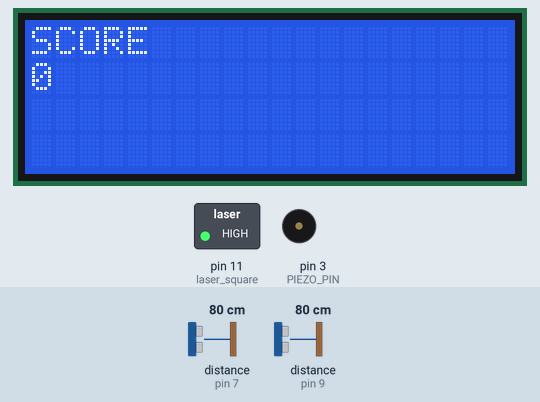
This sketch was run on a simulated Arduino Uno, built with avr-gcc and run on an emulated ATmega328P. Shown: 20×4 character LCD, switched loads named in the sketch (green lamp = pin HIGH), buzzer (waves = sounding, pin HIGH). Wiring (inferred from the names in the program): 2 × ultrasonic range finder: trigger pin 8, echo pin 7 / trigger pin 10, echo pin 9. Inputs (shaded band) come from the test bench; at power-on: distance to the obstacle (sensors on pin 7, pin 9) 80 cm. The echo pulse lasts 58.3 µs per cm; pins used as bus, display or sensor lines are not drawn.

Above: at 12.2 s.
12.3 s: distance to the obstacle (sensor on pin 7) set to 120 cm
At 22.6 s:
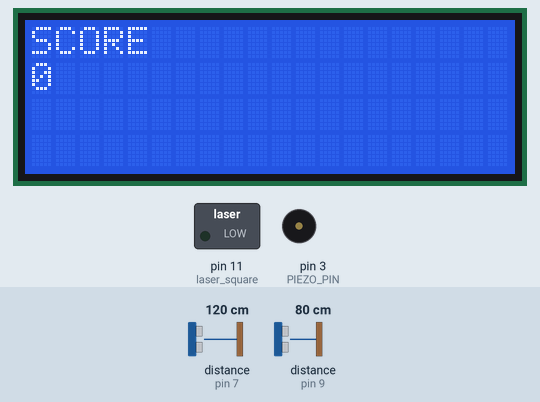
26.0 s: distance to the obstacle (sensor on pin 7) set to 86 cm
27.5 s: distance to the obstacle (sensor on pin 7) set to 79 cm
At 28.3 s:
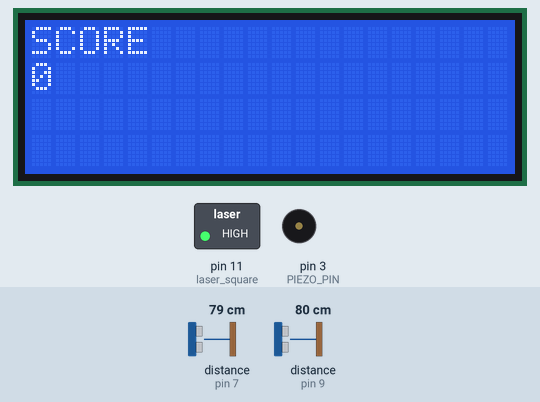
Timing chart, 0 to 39.8 s (numbered marks = the images above; inputs shaded):
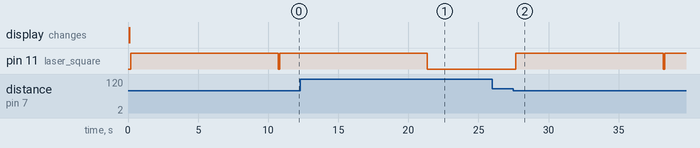

Measured:
- the behaviour switches between 83 and 82 cm on distance to the obstacle (sensor on pin 7) (found by bisection; images 1 and 2)
- after the input at 12.3 s, pin 11 (laser_square): goes on until 21.3 s, then stays LOW
- after the input at 26.0 s, every drawn part: stays the same
- after the input at 27.5 s, pin 11 (laser_square): LOW → HIGH after 0.17 s, → LOW 10.5 s later, → HIGH 0.12 s later

The sketch:

detection.ino
```cpp
#include <Wire.h>
#include <LiquidCrystal_I2C.h>
#include <Servo.h>
#define PIEZO_PIN 3
#define NotOrganize 5 // fail 12번
#define Organize 6 // succes 13번

// 초음파센서 2개
#define cho1_echo 7
#define cho1_trig 8
#define cho2_echo 9
#define cho2_trig 10

// 레이저
#define laser_square 11

bool isPerson = false;
bool cho2_activate = false;
int cnt1 = 0;
int cnt2 = 0;
static int score = 0;

LiquidCrystal_I2C lcd(0x27, 20, 4);

void setup() {
  Serial.begin(9600);
  pinMode(cho1_trig, OUTPUT);
  pinMode(cho1_echo, INPUT);

  pinMode(cho2_trig, OUTPUT);
  pinMode(cho2_echo, INPUT);

  pinMode(laser_square,OUTPUT);

  pinMode(PIEZO_PIN,OUTPUT);
  lcd.init();
  lcd.backlight();
}

void loop() {

  digitalWrite(cho1_trig, HIGH);
  delayMicroseconds(10);
  digitalWrite(cho1_trig, LOW);

  unsigned long duration1 = pulseIn(cho1_echo, HIGH);

  float distanceCM1 = ((34000 * duration1) / 1000000) / 2;

  //초음파1 작동
  cho1Activate(distanceCM1); // 사람 들어오는 것 감지

  //초음파2 작동
  if(cho2_activate == true) {
    cho2Activate(); // 신발 정리 감지
  }

  // 점수판
  lcd.clear();
  lcd.setCursor(0, 0);
  lcd.print("SCORE");
  lcd.setCursor(0, 1);
  lcd.print(score);

  delay(100);

}

void cho1Activate(float distanceCM1) {
  if(distanceCM1 <= 80) { // 사람 들어옴
    if(cnt1 >= 6) {
      cho2_activate = true;
      //레이저 사각형 켜짐
      digitalWrite(laser_square, HIGH);
    }
    else cnt1 = cnt1 + 6;
  }
  else { // 사람 없음
    if(cnt1 == 0) {

    }
    else cnt1--;
  }
}

void cho2Activate() {
  int endcnt2 = 100;
  int cnt2 = 0;

  while(cho2_activate == true && endcnt2 > 0) {
    digitalWrite(cho2_trig, HIGH);
    delayMicroseconds(10);

    digitalWrite(cho2_trig, LOW);
    unsigned long duration2 = pulseIn(cho2_echo, HIGH);
    float distanceCM2 = ((34000 * duration2) / 1000000) / 2;

    if (distanceCM2 <= 60) // 신발 정리중인 사람
    {
      if(cnt2 >= 2)
      {
        isPerson = true; // 사람있음
      }
      else cnt2 = cnt2 + 2;
    }
    else
    {
      if(cnt2 == 0)
      {
        if(isPerson == true) { // 신발 정리 후 지나간 사람

          // 파이참으로 신발 정리상태 받아오기
          int isOrganize = digitalRead(Organize);
          int isNotOrganize = digitalRead(NotOrganize);

          delay(2000);

          //결과
          if(isOrganize) {
            succes();
          }
          else if(isNotOrganize) {
            fail();
          }
          else {

          }
          //결과 받고 레이저 중지
          digitalWrite(laser_square, 0);
          isPerson = false;
          cho2_activate = false;
        }
      }
      else cnt2--;
    }
    endcnt2--;
    delay(100);
  }
  cho2_activate = false;
  digitalWrite(laser_square, LOW);
}

void succes() {
  succes_melody();
  score++;
}

void fail() {
  fail_melody();
  score = score - 2;
  if(score < 0) {
    score = 0;
  }
}

void succes_melody() {
  Serial.println("성공");

  tone (PIEZO_PIN, 262, 150); //도
  delay(150);
  tone (PIEZO_PIN, 329.6, 150); //미
  delay(150);
  tone (PIEZO_PIN, 392.0, 150); //솔
  delay(150);
  tone (PIEZO_PIN, 523.0, 150); //도~~ 5옥타브
}

void fail_melody() {
  tone (PIEZO_PIN, 262, 300); //도
}
```
